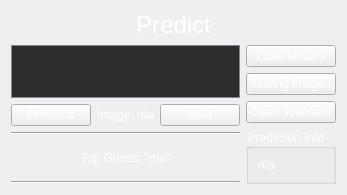
            <widget class="QWidget" name="PredictPage">
             <property name="styleSheet">
              <string notr="true">color:#FFF</string>
             </property>
             <layout class="QVBoxLayout" name="verticalLayout_8">
              <item>
               <widget class="QLabel" name="PredictTitleLabel">
                <property name="sizePolicy">
                 <sizepolicy hsizetype="Preferred" vsizetype="Fixed">
                  <horstretch>0</horstretch>
                  <verstretch>0</verstretch>
                 </sizepolicy>
                </property>
                <property name="font">
                 <font>
                  <pointsize>18</pointsize>
                 </font>
                </property>
                <property name="text">
                 <string>Predict</string>
                </property>
                <property name="alignment">
                 <set>Qt::AlignCenter</set>
                </property>
               </widget>
              </item>
              <item>
               <layout class="QHBoxLayout" name="PredictContainerHLayout">
                <item>
                 <layout class="QVBoxLayout" name="P_LeftContainerVLayout">
                  <item>
                   <widget class="QLabel" name="ImageToPredict">
                    <property name="styleSheet">
                     <string notr="true">background-color: rgb(45, 45, 45);
border: 1px solid rgb(130, 135, 144);</string>
                    </property>
                    <property name="text">
                     <string/>
                    </property>
                    <property name="scaledContents">
                     <bool>true</bool>
                    </property>
                   </widget>
                  </item>
                  <item>
                   <layout class="QHBoxLayout" name="ImageButtons">
                    <item>
                     <widget class="QPushButton" name="PrevImageBtn">
                      <property name="text">
                       <string>Previous</string>
                      </property>
                     </widget>
                    </item>
                    <item>
                     <widget class="QLabel" name="CurrentImageText">
                      <property name="text">
                       <string>Image: n/a</string>
                      </property>
                      <property name="alignment">
                       <set>Qt::AlignCenter</set>
                      </property>
                     </widget>
                    </item>
                    <item>
                     <widget class="QPushButton" name="NextImageButton">
                      <property name="text">
                       <string>Next</string>
                      </property>
                     </widget>
                    </item>
                   </layout>
                  </item>
                  <item>
                   <layout class="QVBoxLayout" name="GuessLayout">
                    <item>
                     <widget class="Line" name="line">
                      <property name="orientation">
                       <enum>Qt::Horizontal</enum>
                      </property>
                     </widget>
                    </item>
                    <item>
                     <widget class="QLabel" name="GuessText">
                      <property name="text">
                       <string>Top Guess: &quot;n/a&quot;</string>
                      </property>
                      <property name="alignment">
                       <set>Qt::AlignCenter</set>
                      </property>
                     </widget>
                    </item>
                    <item>
                     <widget class="Line" name="line_2">
                      <property name="orientation">
                       <enum>Qt::Horizontal</enum>
                      </property>
                     </widget>
                    </item>
                   </layout>
                  </item>
                 </layout>
                </item>
                <item>
                 <layout class="QVBoxLayout" name="P_RightContainerVLayout">
                  <item>
                   <widget class="QPushButton" name="BrowseModelsBtn">
                    <property name="text">
                     <string>Load Models</string>
                    </property>
                   </widget>
                  </item>
                  <item>
                   <widget class="QPushButton" name="TestingImagesBtn">
                    <property name="text">
                     <string>Testing Images</string>
                    </property>
                   </widget>
                  </item>
                  <item>
                   <widget class="QPushButton" name="OpenWebcamBtn">
                    <property name="text">
                     <string>Open Webcam</string>
                    </property>
                   </widget>
                  </item>
                  <item>
                   <widget class="QGroupBox" name="PredictionAccuracyGroupBox">
                    <property name="title">
                     <string>Prediction Info</string>
                    </property>
                    <property name="flat">
                     <bool>true</bool>
                    </property>
                    <layout class="QVBoxLayout" name="verticalLayout_6">
                     <item>
                      <widget class="QLabel" name="predictionAccuracy">
                       <property name="text">
                        <string>n/a</string>
                       </property>
                       <property name="alignment">
                        <set>Qt::AlignLeading|Qt::AlignLeft|Qt::AlignTop</set>
                       </property>
                      </widget>
                     </item>
                    </layout>
                   </widget>
                  </item>
                 </layout>
                </item>
               </layout>
              </item>
             </layout>
            </widget>
